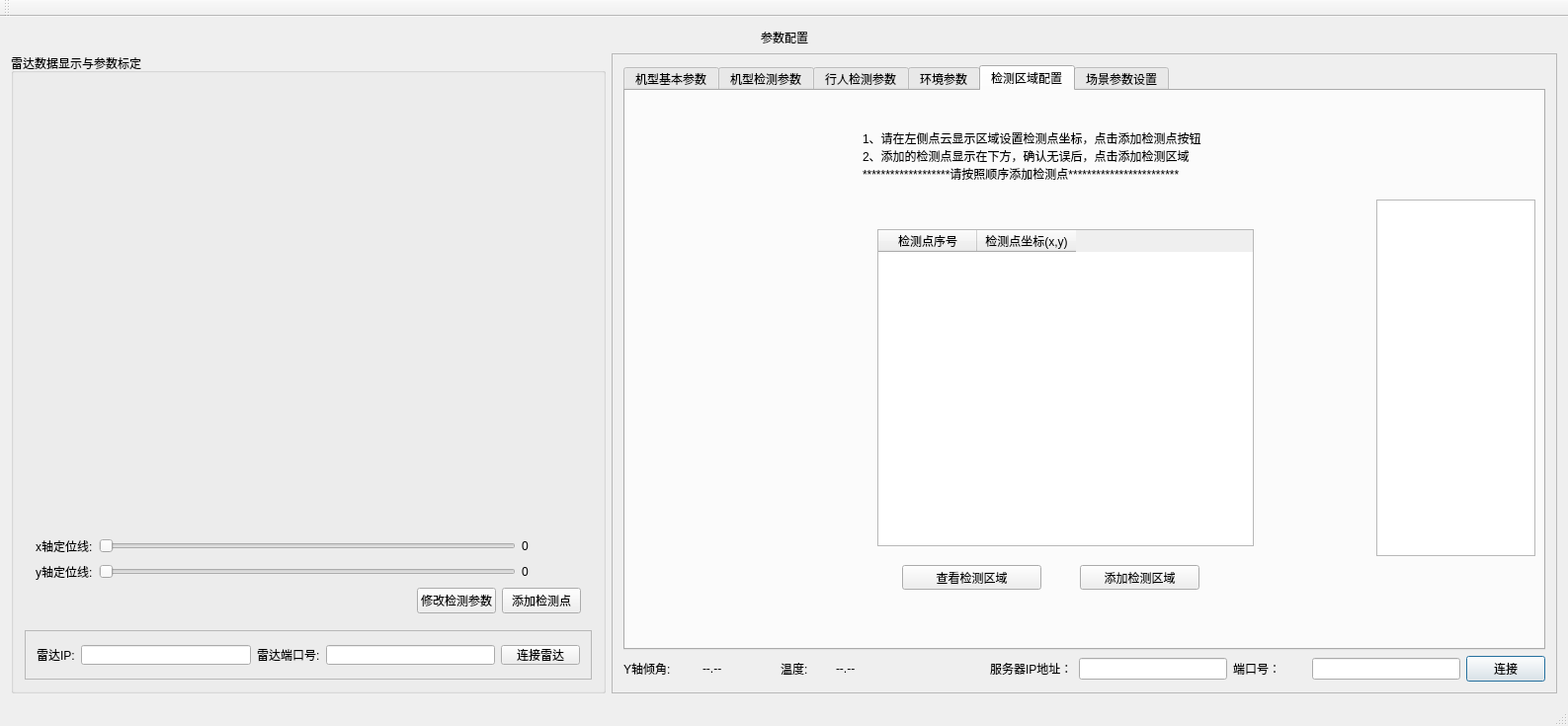
<?xml version="1.0" encoding="UTF-8"?>
<ui version="4.0">
 <class>MainWindow</class>
 <widget class="QMainWindow" name="MainWindow">
  <property name="geometry">
   <rect>
    <x>0</x>
    <y>0</y>
    <width>1587</width>
    <height>735</height>
   </rect>
  </property>
  <property name="windowTitle">
   <string>参数配置界面</string>
  </property>
  <widget class="QWidget" name="centralWidget">
   <layout class="QGridLayout" name="gridLayout_8">
    <item row="0" column="0" colspan="2">
     <layout class="QHBoxLayout" name="horizontalLayout_12">
      <item>
       <spacer name="horizontalSpacer_2">
        <property name="orientation">
         <enum>Qt::Horizontal</enum>
        </property>
        <property name="sizeHint" stdset="0">
         <size>
          <width>40</width>
          <height>20</height>
         </size>
        </property>
       </spacer>
      </item>
      <item>
       <widget class="QLabel" name="label_13">
        <property name="styleSheet">
         <string notr="true">font: 14pt &quot;黑体&quot;;</string>
        </property>
        <property name="text">
         <string>参数配置</string>
        </property>
       </widget>
      </item>
      <item>
       <spacer name="horizontalSpacer">
        <property name="orientation">
         <enum>Qt::Horizontal</enum>
        </property>
        <property name="sizeHint" stdset="0">
         <size>
          <width>40</width>
          <height>20</height>
         </size>
        </property>
       </spacer>
      </item>
     </layout>
    </item>
    <item row="1" column="0">
     <widget class="QGroupBox" name="groupBox">
      <property name="title">
       <string>雷达数据显示与参数标定</string>
      </property>
      <layout class="QGridLayout" name="gridLayout_6">
       <item row="0" column="0">
        <widget class="openglwindow" name="widget" native="true"/>
       </item>
       <item row="2" column="0">
        <widget class="QFrame" name="frame_3">
         <property name="maximumSize">
          <size>
           <width>16777215</width>
           <height>50</height>
          </size>
         </property>
         <property name="frameShape">
          <enum>QFrame::StyledPanel</enum>
         </property>
         <property name="frameShadow">
          <enum>QFrame::Raised</enum>
         </property>
         <layout class="QGridLayout" name="gridLayout_5">
          <item row="0" column="0">
           <layout class="QHBoxLayout" name="horizontalLayout_14">
            <item>
             <widget class="QLabel" name="label_10">
              <property name="maximumSize">
               <size>
                <width>16777215</width>
                <height>20</height>
               </size>
              </property>
              <property name="text">
               <string>雷达IP:</string>
              </property>
             </widget>
            </item>
            <item>
             <widget class="QLineEdit" name="lineEdit_8">
              <property name="maximumSize">
               <size>
                <width>16777215</width>
                <height>20</height>
               </size>
              </property>
             </widget>
            </item>
            <item>
             <widget class="QLabel" name="label_12">
              <property name="maximumSize">
               <size>
                <width>16777215</width>
                <height>20</height>
               </size>
              </property>
              <property name="text">
               <string>雷达端口号:</string>
              </property>
             </widget>
            </item>
            <item>
             <widget class="QLineEdit" name="lineEdit_9">
              <property name="maximumSize">
               <size>
                <width>16777215</width>
                <height>20</height>
               </size>
              </property>
             </widget>
            </item>
            <item>
             <widget class="QPushButton" name="linkLidar_pushButton">
              <property name="maximumSize">
               <size>
                <width>16777215</width>
                <height>20</height>
               </size>
              </property>
              <property name="text">
               <string>连接雷达</string>
              </property>
             </widget>
            </item>
           </layout>
          </item>
         </layout>
        </widget>
       </item>
       <item row="1" column="0">
        <widget class="QFrame" name="frame">
         <property name="maximumSize">
          <size>
           <width>16777215</width>
           <height>100</height>
          </size>
         </property>
         <layout class="QGridLayout" name="gridLayout_2">
          <item row="0" column="0">
           <layout class="QHBoxLayout" name="horizontalLayout">
            <item>
             <widget class="QLabel" name="label">
              <property name="maximumSize">
               <size>
                <width>16777215</width>
                <height>20</height>
               </size>
              </property>
              <property name="text">
               <string>x轴定位线:</string>
              </property>
             </widget>
            </item>
            <item>
             <widget class="QDoubleSlider" name="x_horizontalSlider">
              <property name="maximumSize">
               <size>
                <width>16777215</width>
                <height>20</height>
               </size>
              </property>
              <property name="orientation">
               <enum>Qt::Horizontal</enum>
              </property>
             </widget>
            </item>
            <item>
             <widget class="QLabel" name="label_x">
              <property name="minimumSize">
               <size>
                <width>60</width>
                <height>0</height>
               </size>
              </property>
              <property name="maximumSize">
               <size>
                <width>60</width>
                <height>20</height>
               </size>
              </property>
              <property name="text">
               <string>0</string>
              </property>
             </widget>
            </item>
           </layout>
          </item>
          <item row="1" column="0">
           <layout class="QHBoxLayout" name="horizontalLayout_2">
            <item>
             <widget class="QLabel" name="label_2">
              <property name="maximumSize">
               <size>
                <width>16777215</width>
                <height>20</height>
               </size>
              </property>
              <property name="text">
               <string>y轴定位线:</string>
              </property>
             </widget>
            </item>
            <item>
             <widget class="QDoubleSlider" name="y_horizontalSlider">
              <property name="maximumSize">
               <size>
                <width>16777215</width>
                <height>20</height>
               </size>
              </property>
              <property name="value">
               <number>0</number>
              </property>
              <property name="orientation">
               <enum>Qt::Horizontal</enum>
              </property>
             </widget>
            </item>
            <item>
             <widget class="QLabel" name="label_y">
              <property name="minimumSize">
               <size>
                <width>60</width>
                <height>0</height>
               </size>
              </property>
              <property name="maximumSize">
               <size>
                <width>60</width>
                <height>20</height>
               </size>
              </property>
              <property name="text">
               <string>0</string>
              </property>
             </widget>
            </item>
           </layout>
          </item>
          <item row="2" column="0">
           <layout class="QHBoxLayout" name="horizontalLayout_16">
            <item>
             <spacer name="horizontalSpacer_9">
              <property name="orientation">
               <enum>Qt::Horizontal</enum>
              </property>
              <property name="sizeHint" stdset="0">
               <size>
                <width>408</width>
                <height>20</height>
               </size>
              </property>
             </spacer>
            </item>
            <item>
             <widget class="QPushButton" name="pushButton">
              <property name="text">
               <string>修改检测参数</string>
              </property>
             </widget>
            </item>
            <item>
             <widget class="QPushButton" name="selDetePoint_pushButton">
              <property name="text">
               <string>添加检测点</string>
              </property>
             </widget>
            </item>
           </layout>
          </item>
         </layout>
        </widget>
       </item>
      </layout>
     </widget>
    </item>
    <item row="1" column="1">
     <widget class="QFrame" name="frame_4">
      <property name="frameShape">
       <enum>QFrame::StyledPanel</enum>
      </property>
      <property name="frameShadow">
       <enum>QFrame::Raised</enum>
      </property>
      <layout class="QGridLayout" name="gridLayout_7">
       <item row="1" column="0">
        <layout class="QHBoxLayout" name="horizontalLayout_15">
         <item>
          <widget class="QLabel" name="label_17">
           <property name="maximumSize">
            <size>
             <width>80</width>
             <height>16777215</height>
            </size>
           </property>
           <property name="text">
            <string>Y轴倾角:</string>
           </property>
          </widget>
         </item>
         <item>
          <widget class="QLabel" name="yamis_label">
           <property name="minimumSize">
            <size>
             <width>60</width>
             <height>0</height>
            </size>
           </property>
           <property name="text">
            <string>--.--</string>
           </property>
          </widget>
         </item>
         <item>
          <widget class="QLabel" name="label_19">
           <property name="maximumSize">
            <size>
             <width>50</width>
             <height>16777215</height>
            </size>
           </property>
           <property name="text">
            <string>温度:</string>
           </property>
          </widget>
         </item>
         <item>
          <widget class="QLabel" name="tempture_label">
           <property name="minimumSize">
            <size>
             <width>150</width>
             <height>0</height>
            </size>
           </property>
           <property name="text">
            <string>--.--</string>
           </property>
          </widget>
         </item>
         <item>
          <widget class="QLabel" name="label_14">
           <property name="text">
            <string>服务器IP地址：</string>
           </property>
          </widget>
         </item>
         <item>
          <widget class="QLineEdit" name="lineEdit_11">
           <property name="maximumSize">
            <size>
             <width>150</width>
             <height>16777215</height>
            </size>
           </property>
          </widget>
         </item>
         <item>
          <widget class="QLabel" name="label_15">
           <property name="text">
            <string>端口号：</string>
           </property>
          </widget>
         </item>
         <item>
          <widget class="QLineEdit" name="lineEdit_12">
           <property name="maximumSize">
            <size>
             <width>150</width>
             <height>16777215</height>
            </size>
           </property>
           <property name="text">
            <string/>
           </property>
          </widget>
         </item>
         <item>
          <widget class="QPushButton" name="linkServer_pushButton">
           <property name="text">
            <string>连接</string>
           </property>
           <property name="default">
            <bool>true</bool>
           </property>
          </widget>
         </item>
        </layout>
       </item>
       <item row="0" column="0">
        <widget class="QTabWidget" name="tabWidget">
         <property name="styleSheet">
          <string notr="true"/>
         </property>
         <property name="currentIndex">
          <number>4</number>
         </property>
         <widget class="QWidget" name="tab">
          <attribute name="title">
           <string>机型基本参数</string>
          </attribute>
          <layout class="QGridLayout" name="gridLayout">
           <item row="0" column="0">
            <widget class="QTableWidget" name="tableWidget">
             <column>
              <property name="text">
               <string>机型</string>
              </property>
             </column>
             <column>
              <property name="text">
               <string>翼展长度</string>
              </property>
             </column>
             <column>
              <property name="text">
               <string>引擎内间距</string>
              </property>
             </column>
             <column>
              <property name="text">
               <string>引擎外间距</string>
              </property>
             </column>
             <column>
              <property name="text">
               <string>机身长度</string>
              </property>
             </column>
             <column>
              <property name="text">
               <string>机鼻高度</string>
              </property>
             </column>
             <column>
              <property name="text">
               <string>鼻轮高度</string>
              </property>
             </column>
            </widget>
           </item>
           <item row="1" column="0">
            <layout class="QHBoxLayout" name="horizontalLayout_3">
             <item>
              <spacer name="horizontalSpacer_3">
               <property name="orientation">
                <enum>Qt::Horizontal</enum>
               </property>
               <property name="sizeHint" stdset="0">
                <size>
                 <width>338</width>
                 <height>20</height>
                </size>
               </property>
              </spacer>
             </item>
             <item>
              <widget class="QPushButton" name="Select_pushButton">
               <property name="text">
                <string>刷新</string>
               </property>
              </widget>
             </item>
             <item>
              <widget class="QPushButton" name="add_pushButton">
               <property name="text">
                <string>添加</string>
               </property>
              </widget>
             </item>
             <item>
              <widget class="QPushButton" name="alert_pushButton">
               <property name="text">
                <string>修改</string>
               </property>
              </widget>
             </item>
             <item>
              <spacer name="horizontalSpacer_4">
               <property name="orientation">
                <enum>Qt::Horizontal</enum>
               </property>
               <property name="sizeHint" stdset="0">
                <size>
                 <width>338</width>
                 <height>20</height>
                </size>
               </property>
              </spacer>
             </item>
            </layout>
           </item>
          </layout>
         </widget>
         <widget class="QWidget" name="tab_2">
          <attribute name="title">
           <string>机型检测参数</string>
          </attribute>
          <layout class="QGridLayout" name="gridLayout_3">
           <item row="0" column="0">
            <widget class="QTableWidget" name="tableWidget_2">
             <column>
              <property name="text">
               <string>机型</string>
              </property>
             </column>
             <column>
              <property name="text">
               <string>停止点1(x,y)</string>
              </property>
             </column>
             <column>
              <property name="text">
               <string>停止点2(x,y)</string>
              </property>
             </column>
             <column>
              <property name="text">
               <string>中心点1(x,y)</string>
              </property>
             </column>
             <column>
              <property name="text">
               <string>中心点2(x,y)</string>
              </property>
             </column>
            </widget>
           </item>
           <item row="1" column="0">
            <layout class="QHBoxLayout" name="horizontalLayout_4">
             <item>
              <spacer name="horizontalSpacer_5">
               <property name="orientation">
                <enum>Qt::Horizontal</enum>
               </property>
               <property name="sizeHint" stdset="0">
                <size>
                 <width>338</width>
                 <height>20</height>
                </size>
               </property>
              </spacer>
             </item>
             <item>
              <widget class="QPushButton" name="Select2_pushButton">
               <property name="text">
                <string>刷新</string>
               </property>
              </widget>
             </item>
             <item>
              <widget class="QPushButton" name="add2_pushButton">
               <property name="text">
                <string>添加</string>
               </property>
              </widget>
             </item>
             <item>
              <spacer name="horizontalSpacer_6">
               <property name="orientation">
                <enum>Qt::Horizontal</enum>
               </property>
               <property name="sizeHint" stdset="0">
                <size>
                 <width>338</width>
                 <height>20</height>
                </size>
               </property>
              </spacer>
             </item>
            </layout>
           </item>
          </layout>
         </widget>
         <widget class="QWidget" name="tab_3">
          <attribute name="title">
           <string>行人检测参数</string>
          </attribute>
          <layout class="QGridLayout" name="gridLayout_4">
           <item row="0" column="0">
            <widget class="QFrame" name="frame_2">
             <property name="styleSheet">
              <string notr="true">##background-color: rgb(230, 230, 230);
##background-color: rgb(244, 244, 244);</string>
             </property>
             <property name="frameShape">
              <enum>QFrame::StyledPanel</enum>
             </property>
             <property name="frameShadow">
              <enum>QFrame::Raised</enum>
             </property>
             <widget class="QPushButton" name="Person_pushButton">
              <property name="geometry">
               <rect>
                <x>390</x>
                <y>420</y>
                <width>111</width>
                <height>23</height>
               </rect>
              </property>
              <property name="text">
               <string>提交修改</string>
              </property>
             </widget>
             <widget class="QWidget" name="layoutWidget">
              <property name="geometry">
               <rect>
                <x>320</x>
                <y>30</y>
                <width>271</width>
                <height>341</height>
               </rect>
              </property>
              <layout class="QVBoxLayout" name="verticalLayout">
               <item>
                <layout class="QHBoxLayout" name="horizontalLayout_5">
                 <item>
                  <widget class="QLabel" name="label_3">
                   <property name="minimumSize">
                    <size>
                     <width>111</width>
                     <height>0</height>
                    </size>
                   </property>
                   <property name="maximumSize">
                    <size>
                     <width>96</width>
                     <height>16777215</height>
                    </size>
                   </property>
                   <property name="styleSheet">
                    <string notr="true">font: 12pt &quot;新宋体&quot;;

</string>
                   </property>
                   <property name="text">
                    <string>clustermin：</string>
                   </property>
                  </widget>
                 </item>
                 <item>
                  <widget class="QLineEdit" name="lineEdit">
                   <property name="styleSheet">
                    <string notr="true">background-color: rgb(229, 255, 242);
</string>
                   </property>
                  </widget>
                 </item>
                </layout>
               </item>
               <item>
                <layout class="QHBoxLayout" name="horizontalLayout_6">
                 <item>
                  <widget class="QLabel" name="label_4">
                   <property name="minimumSize">
                    <size>
                     <width>111</width>
                     <height>0</height>
                    </size>
                   </property>
                   <property name="maximumSize">
                    <size>
                     <width>96</width>
                     <height>16777215</height>
                    </size>
                   </property>
                   <property name="styleSheet">
                    <string notr="true">font: 12pt &quot;新宋体&quot;;

</string>
                   </property>
                   <property name="text">
                    <string>clustermax:</string>
                   </property>
                  </widget>
                 </item>
                 <item>
                  <widget class="QLineEdit" name="lineEdit_2">
                   <property name="styleSheet">
                    <string notr="true">background-color: rgb(229, 255, 242);</string>
                   </property>
                  </widget>
                 </item>
                </layout>
               </item>
               <item>
                <layout class="QHBoxLayout" name="horizontalLayout_7">
                 <item>
                  <widget class="QLabel" name="label_5">
                   <property name="minimumSize">
                    <size>
                     <width>111</width>
                     <height>0</height>
                    </size>
                   </property>
                   <property name="maximumSize">
                    <size>
                     <width>96</width>
                     <height>16777215</height>
                    </size>
                   </property>
                   <property name="styleSheet">
                    <string notr="true">font: 12pt &quot;新宋体&quot;;

</string>
                   </property>
                   <property name="text">
                    <string>tolerance:</string>
                   </property>
                  </widget>
                 </item>
                 <item>
                  <widget class="QLineEdit" name="lineEdit_3">
                   <property name="styleSheet">
                    <string notr="true">background-color: rgb(229, 255, 242);</string>
                   </property>
                  </widget>
                 </item>
                </layout>
               </item>
               <item>
                <layout class="QHBoxLayout" name="horizontalLayout_8">
                 <item>
                  <widget class="QLabel" name="label_6">
                   <property name="minimumSize">
                    <size>
                     <width>111</width>
                     <height>0</height>
                    </size>
                   </property>
                   <property name="maximumSize">
                    <size>
                     <width>96</width>
                     <height>16777215</height>
                    </size>
                   </property>
                   <property name="styleSheet">
                    <string notr="true">font: 12pt &quot;新宋体&quot;;

</string>
                   </property>
                   <property name="text">
                    <string>clipmin:</string>
                   </property>
                  </widget>
                 </item>
                 <item>
                  <widget class="QLineEdit" name="lineEdit_4">
                   <property name="styleSheet">
                    <string notr="true">background-color: rgb(229, 255, 242);</string>
                   </property>
                  </widget>
                 </item>
                </layout>
               </item>
               <item>
                <layout class="QHBoxLayout" name="horizontalLayout_9">
                 <item>
                  <widget class="QLabel" name="label_7">
                   <property name="minimumSize">
                    <size>
                     <width>111</width>
                     <height>0</height>
                    </size>
                   </property>
                   <property name="maximumSize">
                    <size>
                     <width>96</width>
                     <height>16777215</height>
                    </size>
                   </property>
                   <property name="styleSheet">
                    <string notr="true">font: 12pt &quot;新宋体&quot;;

</string>
                   </property>
                   <property name="text">
                    <string>clipmmax:</string>
                   </property>
                  </widget>
                 </item>
                 <item>
                  <widget class="QLineEdit" name="lineEdit_5">
                   <property name="styleSheet">
                    <string notr="true">background-color: rgb(229, 255, 242);</string>
                   </property>
                  </widget>
                 </item>
                </layout>
               </item>
               <item>
                <layout class="QHBoxLayout" name="horizontalLayout_10">
                 <item>
                  <widget class="QLabel" name="label_8">
                   <property name="minimumSize">
                    <size>
                     <width>111</width>
                     <height>0</height>
                    </size>
                   </property>
                   <property name="maximumSize">
                    <size>
                     <width>96</width>
                     <height>16777215</height>
                    </size>
                   </property>
                   <property name="styleSheet">
                    <string notr="true">font: 12pt &quot;新宋体&quot;;

</string>
                   </property>
                   <property name="text">
                    <string>clipleft:</string>
                   </property>
                  </widget>
                 </item>
                 <item>
                  <widget class="QLineEdit" name="lineEdit_6">
                   <property name="styleSheet">
                    <string notr="true">background-color: rgb(229, 255, 242);</string>
                   </property>
                  </widget>
                 </item>
                </layout>
               </item>
               <item>
                <layout class="QHBoxLayout" name="horizontalLayout_11">
                 <item>
                  <widget class="QLabel" name="label_9">
                   <property name="minimumSize">
                    <size>
                     <width>111</width>
                     <height>0</height>
                    </size>
                   </property>
                   <property name="maximumSize">
                    <size>
                     <width>96</width>
                     <height>16777215</height>
                    </size>
                   </property>
                   <property name="styleSheet">
                    <string notr="true">font: 12pt &quot;新宋体&quot;;

</string>
                   </property>
                   <property name="text">
                    <string>clipright:</string>
                   </property>
                  </widget>
                 </item>
                 <item>
                  <widget class="QLineEdit" name="lineEdit_7">
                   <property name="styleSheet">
                    <string notr="true">background-color: rgb(229, 255, 242);</string>
                   </property>
                  </widget>
                 </item>
                </layout>
               </item>
               <item>
                <layout class="QHBoxLayout" name="horizontalLayout_13">
                 <item>
                  <widget class="QLabel" name="label_11">
                   <property name="minimumSize">
                    <size>
                     <width>111</width>
                     <height>0</height>
                    </size>
                   </property>
                   <property name="maximumSize">
                    <size>
                     <width>122</width>
                     <height>16777215</height>
                    </size>
                   </property>
                   <property name="styleSheet">
                    <string notr="true">font: 12pt &quot;新宋体&quot;;

</string>
                   </property>
                   <property name="text">
                    <string>angular(0~15):</string>
                   </property>
                  </widget>
                 </item>
                 <item>
                  <widget class="QLineEdit" name="lineEdit_10">
                   <property name="styleSheet">
                    <string notr="true">background-color: rgb(229, 255, 242);</string>
                   </property>
                  </widget>
                 </item>
                </layout>
               </item>
              </layout>
             </widget>
            </widget>
           </item>
          </layout>
         </widget>
         <widget class="QWidget" name="tab_4">
          <attribute name="title">
           <string>环境参数</string>
          </attribute>
          <widget class="QPushButton" name="Person_pushButton_3">
           <property name="geometry">
            <rect>
             <x>400</x>
             <y>430</y>
             <width>111</width>
             <height>23</height>
            </rect>
           </property>
           <property name="text">
            <string>提交修改</string>
           </property>
          </widget>
          <widget class="QWidget" name="layoutWidget">
           <property name="geometry">
            <rect>
             <x>320</x>
             <y>40</y>
             <width>287</width>
             <height>361</height>
            </rect>
           </property>
           <layout class="QVBoxLayout" name="verticalLayout_3">
            <item>
             <layout class="QHBoxLayout" name="horizontalLayout_27">
              <item>
               <widget class="QLabel" name="label_16">
                <property name="styleSheet">
                 <string notr="true">font: 12pt &quot;新宋体&quot;;</string>
                </property>
                <property name="text">
                 <string>right_point0_X:</string>
                </property>
               </widget>
              </item>
              <item>
               <widget class="QLineEdit" name="lineEdit_13">
                <property name="minimumSize">
                 <size>
                  <width>152</width>
                  <height>0</height>
                 </size>
                </property>
                <property name="styleSheet">
                 <string notr="true">background-color: rgb(229, 255, 242);</string>
                </property>
               </widget>
              </item>
             </layout>
            </item>
            <item>
             <layout class="QHBoxLayout" name="horizontalLayout_28">
              <item>
               <widget class="QLabel" name="label_26">
                <property name="styleSheet">
                 <string notr="true">font: 12pt &quot;新宋体&quot;;</string>
                </property>
                <property name="text">
                 <string>right_point0_Y:</string>
                </property>
               </widget>
              </item>
              <item>
               <widget class="QLineEdit" name="lineEdit_23">
                <property name="maximumSize">
                 <size>
                  <width>152</width>
                  <height>16777215</height>
                 </size>
                </property>
                <property name="styleSheet">
                 <string notr="true">background-color: rgb(229, 255, 242);</string>
                </property>
               </widget>
              </item>
             </layout>
            </item>
            <item>
             <layout class="QHBoxLayout" name="horizontalLayout_29">
              <item>
               <widget class="QLabel" name="label_27">
                <property name="styleSheet">
                 <string notr="true">font: 12pt &quot;新宋体&quot;;</string>
                </property>
                <property name="text">
                 <string>right_point1_X:</string>
                </property>
               </widget>
              </item>
              <item>
               <widget class="QLineEdit" name="lineEdit_24">
                <property name="styleSheet">
                 <string notr="true">background-color: rgb(229, 255, 242);</string>
                </property>
               </widget>
              </item>
             </layout>
            </item>
            <item>
             <layout class="QHBoxLayout" name="horizontalLayout_30">
              <item>
               <widget class="QLabel" name="label_28">
                <property name="styleSheet">
                 <string notr="true">font: 12pt &quot;新宋体&quot;;</string>
                </property>
                <property name="text">
                 <string>right_point1_Y:</string>
                </property>
               </widget>
              </item>
              <item>
               <widget class="QLineEdit" name="lineEdit_25">
                <property name="maximumSize">
                 <size>
                  <width>152</width>
                  <height>16777215</height>
                 </size>
                </property>
                <property name="styleSheet">
                 <string notr="true">background-color: rgb(229, 255, 242);</string>
                </property>
               </widget>
              </item>
             </layout>
            </item>
            <item>
             <layout class="QHBoxLayout" name="horizontalLayout_31">
              <item>
               <widget class="QLabel" name="label_29">
                <property name="styleSheet">
                 <string notr="true">font: 12pt &quot;新宋体&quot;;</string>
                </property>
                <property name="text">
                 <string>  left_point0_X:</string>
                </property>
               </widget>
              </item>
              <item>
               <widget class="QLineEdit" name="lineEdit_26">
                <property name="maximumSize">
                 <size>
                  <width>152</width>
                  <height>16777215</height>
                 </size>
                </property>
                <property name="styleSheet">
                 <string notr="true">background-color: rgb(229, 255, 242);</string>
                </property>
               </widget>
              </item>
             </layout>
            </item>
            <item>
             <layout class="QHBoxLayout" name="horizontalLayout_32">
              <item>
               <widget class="QLabel" name="label_30">
                <property name="styleSheet">
                 <string notr="true">font: 12pt &quot;新宋体&quot;;</string>
                </property>
                <property name="text">
                 <string>  left_point0_Y:</string>
                </property>
               </widget>
              </item>
              <item>
               <widget class="QLineEdit" name="lineEdit_27">
                <property name="maximumSize">
                 <size>
                  <width>152</width>
                  <height>16777215</height>
                 </size>
                </property>
                <property name="styleSheet">
                 <string notr="true">background-color: rgb(229, 255, 242);</string>
                </property>
               </widget>
              </item>
             </layout>
            </item>
            <item>
             <layout class="QHBoxLayout" name="horizontalLayout_33">
              <item>
               <widget class="QLabel" name="label_31">
                <property name="styleSheet">
                 <string notr="true">font: 12pt &quot;新宋体&quot;;</string>
                </property>
                <property name="text">
                 <string>right_point1_X:</string>
                </property>
               </widget>
              </item>
              <item>
               <widget class="QLineEdit" name="lineEdit_28">
                <property name="maximumSize">
                 <size>
                  <width>152</width>
                  <height>16777215</height>
                 </size>
                </property>
                <property name="styleSheet">
                 <string notr="true">background-color: rgb(229, 255, 242);</string>
                </property>
               </widget>
              </item>
             </layout>
            </item>
            <item>
             <layout class="QHBoxLayout" name="horizontalLayout_34">
              <item>
               <widget class="QLabel" name="label_32">
                <property name="styleSheet">
                 <string notr="true">font: 12pt &quot;新宋体&quot;;</string>
                </property>
                <property name="text">
                 <string>right_point1_Y:</string>
                </property>
               </widget>
              </item>
              <item>
               <widget class="QLineEdit" name="lineEdit_29">
                <property name="maximumSize">
                 <size>
                  <width>152</width>
                  <height>16777215</height>
                 </size>
                </property>
                <property name="styleSheet">
                 <string notr="true">background-color: rgb(229, 255, 242);</string>
                </property>
               </widget>
              </item>
             </layout>
            </item>
            <item>
             <layout class="QHBoxLayout" name="horizontalLayout_35">
              <item>
               <widget class="QLabel" name="label_33">
                <property name="styleSheet">
                 <string notr="true">font: 12pt &quot;新宋体&quot;;</string>
                </property>
                <property name="text">
                 <string>height_distance_threshold:</string>
                </property>
               </widget>
              </item>
              <item>
               <widget class="QLineEdit" name="lineEdit_30">
                <property name="styleSheet">
                 <string notr="true">background-color: rgb(229, 255, 242);</string>
                </property>
               </widget>
              </item>
             </layout>
            </item>
           </layout>
          </widget>
         </widget>
         <widget class="QWidget" name="tab_5">
          <attribute name="title">
           <string>检测区域配置</string>
          </attribute>
          <widget class="QTextEdit" name="showDetePoint_textEdit">
           <property name="geometry">
            <rect>
             <x>760</x>
             <y>110</y>
             <width>161</width>
             <height>361</height>
            </rect>
           </property>
          </widget>
          <widget class="QPushButton" name="addDetePoint_pushButton">
           <property name="geometry">
            <rect>
             <x>460</x>
             <y>480</y>
             <width>121</width>
             <height>25</height>
            </rect>
           </property>
           <property name="text">
            <string>添加检测区域</string>
           </property>
          </widget>
          <widget class="QLabel" name="label_18">
           <property name="geometry">
            <rect>
             <x>240</x>
             <y>20</y>
             <width>471</width>
             <height>91</height>
            </rect>
           </property>
           <property name="text">
            <string>1、请在左侧点云显示区域设置检测点坐标，点击添加检测点按钮
2、添加的检测点显示在下方，确认无误后，点击添加检测区域
*******************请按照顺序添加检测点************************</string>
           </property>
          </widget>
          <widget class="QTableWidget" name="DetePoint_tableWidget">
           <property name="geometry">
            <rect>
             <x>255</x>
             <y>140</y>
             <width>381</width>
             <height>321</height>
            </rect>
           </property>
           <column>
            <property name="text">
             <string>检测点序号</string>
            </property>
           </column>
           <column>
            <property name="text">
             <string>检测点坐标(x,y)</string>
            </property>
           </column>
          </widget>
          <widget class="QPushButton" name="showDetecPoint_pushButton">
           <property name="geometry">
            <rect>
             <x>280</x>
             <y>480</y>
             <width>141</width>
             <height>25</height>
            </rect>
           </property>
           <property name="text">
            <string>查看检测区域</string>
           </property>
          </widget>
         </widget>
         <widget class="QWidget" name="tab_6">
          <attribute name="title">
           <string>场景参数设置</string>
          </attribute>
          <widget class="QPushButton" name="submitPara_pushButton">
           <property name="geometry">
            <rect>
             <x>420</x>
             <y>220</y>
             <width>89</width>
             <height>25</height>
            </rect>
           </property>
           <property name="text">
            <string>提交</string>
           </property>
          </widget>
          <widget class="QWidget" name="layoutWidget">
           <property name="geometry">
            <rect>
             <x>300</x>
             <y>90</y>
             <width>290</width>
             <height>28</height>
            </rect>
           </property>
           <layout class="QHBoxLayout" name="horizontalLayout_17">
            <item>
             <widget class="QLabel" name="label_20">
              <property name="text">
               <string>是否开启机身长度检测:</string>
              </property>
             </widget>
            </item>
            <item>
             <widget class="QRadioButton" name="radioButton">
              <property name="text">
               <string>是      </string>
              </property>
             </widget>
            </item>
            <item>
             <widget class="QRadioButton" name="radioButton_2">
              <property name="text">
               <string> 否     </string>
              </property>
             </widget>
            </item>
           </layout>
          </widget>
          <widget class="QWidget" name="layoutWidget">
           <property name="geometry">
            <rect>
             <x>300</x>
             <y>150</y>
             <width>282</width>
             <height>28</height>
            </rect>
           </property>
           <layout class="QHBoxLayout" name="horizontalLayout_18">
            <item>
             <widget class="QLabel" name="label_21">
              <property name="text">
               <string>             检测引擎的个数:</string>
              </property>
             </widget>
            </item>
            <item>
             <widget class="QRadioButton" name="radioButton_3">
              <property name="text">
               <string>一个 </string>
              </property>
             </widget>
            </item>
            <item>
             <widget class="QRadioButton" name="radioButton_4">
              <property name="text">
               <string>两个</string>
              </property>
             </widget>
            </item>
           </layout>
          </widget>
         </widget>
        </widget>
       </item>
      </layout>
     </widget>
    </item>
   </layout>
  </widget>
  <widget class="QMenuBar" name="menuBar">
   <property name="geometry">
    <rect>
     <x>0</x>
     <y>0</y>
     <width>1587</width>
     <height>25</height>
    </rect>
   </property>
  </widget>
  <widget class="QToolBar" name="mainToolBar">
   <attribute name="toolBarArea">
    <enum>TopToolBarArea</enum>
   </attribute>
   <attribute name="toolBarBreak">
    <bool>false</bool>
   </attribute>
  </widget>
  <widget class="QStatusBar" name="statusBar"/>
 </widget>
 <layoutdefault spacing="6" margin="11"/>
 <customwidgets>
  <customwidget>
   <class>openglwindow</class>
   <extends>QWidget</extends>
   <header>openglwindow.h</header>
   <container>1</container>
  </customwidget>
  <customwidget>
   <class>QDoubleSlider</class>
   <extends>QSlider</extends>
   <header location="global">qdoubleslider.h</header>
  </customwidget>
 </customwidgets>
 <resources/>
 <connections/>
</ui>
